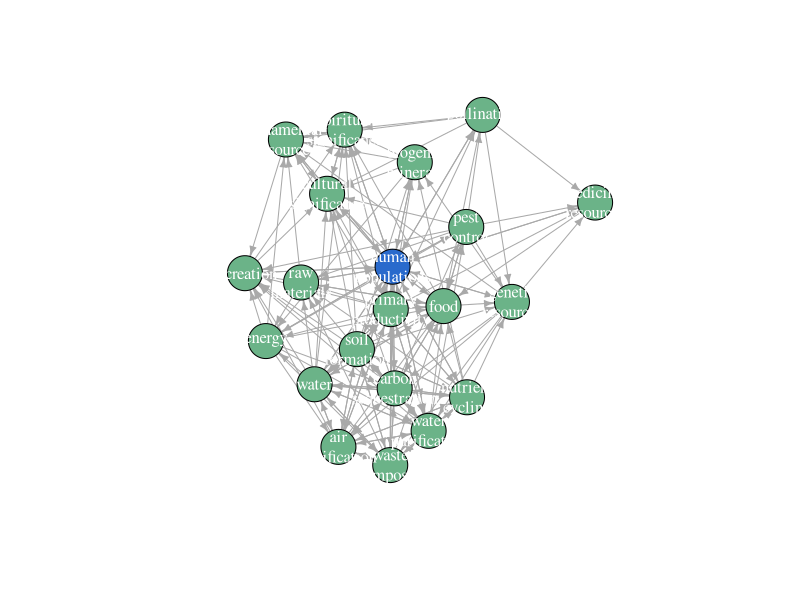

Write the R code that produced this figure.
library(igraph)

x <- read.table('eco_service_net.txt', header = TRUE, row.names = 1, sep = '\t')
x[is.na(x)] <- 0
x <- as.matrix(x)
colnames(x) <- rownames(x) <- gsub(' ', '\n', rownames(x))

g <- graph_from_adjacency_matrix(x)


plot(g, 
     vertex.label.color = 'white', 
     vertex.size = 20, 
     vertex.color = c(rep(hsv(0.4, 0.4, 0.7), length(V(g)) - 1), hsv(0.6, 0.8, 0.8)), 
     edge.arrow.size = 0.5)
